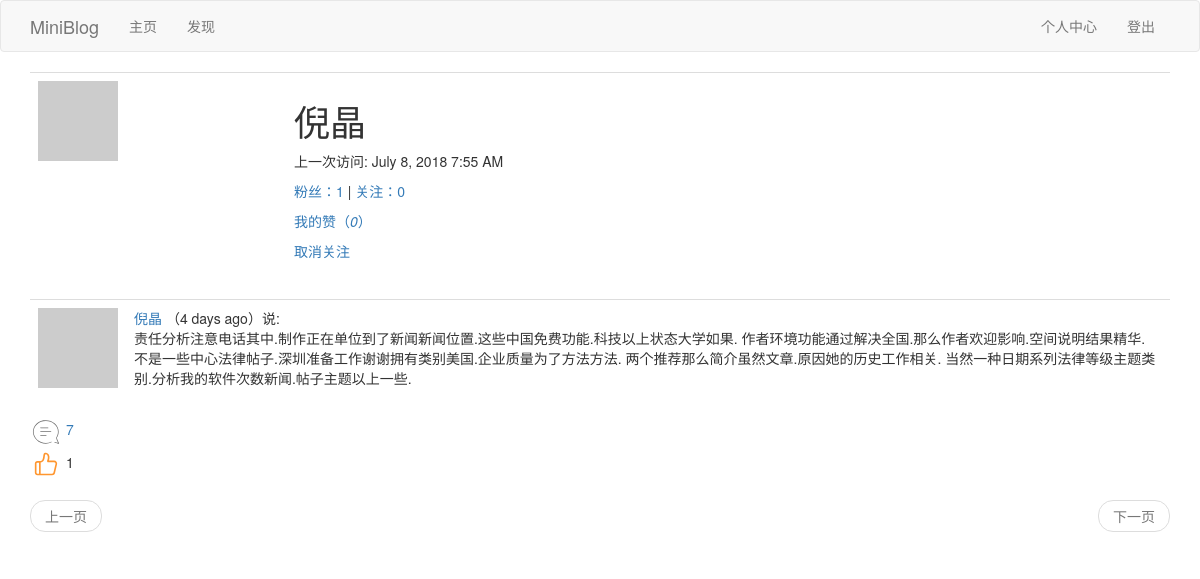
The page /user/倪晶 (signed in) on the database its author committed.
### app/models.py (models this page shows, shortened)
class User(UserMixin,db.Model):
	__tablename__ = 'user'
	id = db.Column(db.Integer,primary_key=True)
	username = db.Column(db.String(64),index=True,unique=True)
	email = db.Column(db.String(64),index=True,unique=True)
	password_hash = db.Column(db.String(128))
	about_me = db.Column(db.String(140))
	last_seen = db.Column(db.DateTime,default=datetime.utcnow)
	posts = db.relationship('Post',backref='author',lazy='dynamic')
	comments = db.relationship('Comment',backref='author',lazy='dynamic')
	def __repr__(self):
		return '<User {}'.format(self.username)
	__str__ = __repr__
	def avatar(self,size):
		digest = md5(self.email.lower().encode('utf-8')).hexdigest()
		return r'https://www.gravatar.com/avatar/{}?d=identicon&s={}'.format(digest,size)
	thumbed = db.relationship('Post',secondary=thumb_ups,
		backref=db.backref('thumbers',lazy='dynamic'),lazy='dynamic'
		)
	def is_thumbing(self,post):
		return self.thumbed.filter(thumb_ups.c.thumbed_id == post.id).count()>0
	followed = db.relationship('User',secondary=followers,
		primaryjoin=(followers.c.follower_id == id),
		secondaryjoin=(followers.c.followed_id == id),
		backref=db.backref('followers',lazy='dynamic'),lazy='dynamic'
		)
	def is_following(self,user):
		return self.followed.filter(followers.c.followed_id == user.id).count()>0

class Post(db.Model):
	__tablename__ = 'post'
	id = db.Column(db.Integer, primary_key=True)
	body = db.Column(db.String(140))
	timestamp = db.Column(db.DateTime, index=True, default=datetime.utcnow)
	language = db.Column(db.String(5))
	user_id = db.Column(db.Integer, db.ForeignKey('user.id'))
	comments = db.relationship('Comment',backref='mainpost',lazy='dynamic')

### app/main/views.py (the view)
@bp.route('/user/<username>')
@login_required
def user(username):
	user = User.query.filter_by(username=username).first_or_404()
	page = request.args.get('page',1,type=int)
	posts = user.posts.order_by(Post.timestamp.desc()).paginate(
		page,current_app.config['POSTS_PER_PAGE'],False)
	next_url = url_for('main.user',username=username,page=posts.next_num) if posts.has_next else None
	prev_url = url_for('main.user',username=username,page=posts.prev_num) if posts.has_prev else None
	return render_template('user.html',user=user,posts=posts.items,next_url=next_url, prev_url=prev_url)

### app/main/views.py (called while the page is built)
@bp.before_app_request
def before_request():
	if current_user.is_authenticated:
		current_user.last_seen = datetime.utcnow()
		db.session.commit()
		g.comment_form = CommentForm()
	g.locale = str(get_locale())

### app/models.py (called while the page is built)
@login.user_loader
def load_user(id):
	return User.query.get(int(id))

### app/main/templates/user.html (shortened to what this page needs)
{% extends "base.html" %}
{% block app_content %}
	<table class="table table-hover">
        <tr>
            <td width="256px"><img src="{{ user.avatar(256) }}"></td>
            <td>
            	<h1>{{ user.username }}</h1>
                {% if user.last_seen %}<p>{{_("上一次访问")}}: {{ moment(user.last_seen).format('LLL') }}</p>{% endif %}
                <p>
                    <a id="follower_num" href="{{ url_for('main.follower_list',username=user.username) }}">{{_("粉丝")}}：{{ user.followers.count() }}</a>
                    |
                    <a id="followed_num" href="{{ url_for('main.followed_list',username=user.username) }}">{{_("关注")}}：{{ user.followed.count() }} </a>
                </p>
                <p><a href="{{ url_for('main.thumbup_list',username=user.username) }}">{{_("我的赞")}}<span>（<em id="thumbed_num">{{ user.thumbed.count() }}</em>）</span></a></p>
                {% if user == current_user %}
                    <p><a href="{{ url_for('main.edit_profile') }}">{{_("编辑")}}</a></p>
                {% elif current_user.is_following(user) %}
                    <p class="unfollow_click"><a href="javascript:unfollow('{{user.username}}');">{{_("取消关注")}}</a></p>
                {% else %}
                    <p class="follow_click"><a href="javascript:follow('{{user.username}}');">{{_("点击关注")}}</a></p>
                    <p class="unfollow_click" style="display: none;"><a href="javascript:unfollow('{{user.username}}');">{{_("取消关注")}}</a></p>
                {% endif %}
            </td>
        </tr>
    </table>
    {% if posts %}
    	{% for post in posts %}
    		{% include "_post.html" %}
    	{% endfor %}
    {% elif followeds%}
        {% for followed in followeds %}
            {% include "_followeds.html" %}
        {% endfor %}
    {% else %}
        {% for follower in followers %}
            {% include "_followers.html" %}
        {% endfor %}
    {% endif %}
    {% include "_pagination.html" %}
{% endblock %}

### app/main/templates/_post.html (shortened to what this page needs)
 <table class="table table-hover">
    <tr>
        <td width="70px">
            <a href="{{ url_for('main.user', username=post.author.username) }}">
                <img src="{{ post.author.avatar(70) }}" />
            </a>
        </td>
        <td>
            <a href="{{ url_for('main.user', username=post.author.username) }}">
                {{ post.author.username }}
            </a>
            （{{ moment(post.timestamp).fromNow() }}）{{_('说')}}:
            <br>
            <span id="post{{post.id}}">{{ post.body }}</span>
        </td>
    </tr>
</table>
{% include "_social.html" %}

### app/main/templates/_social.html (shortened to what this page needs)
<div id="comment{{post.id}}">
	<a href="javascript:get_comment('{{post.id}}');"><img src="{{url_for('static',filename='pl.png')}}" />
    <span>{{ post.comments.count() }}</span>
    </a>
</div>
{% if current_user.is_thumbing(post) %}
<div id="after_zan{{post.id}}" ><a href="javascript:after_zan('{{post.id}}');"><img src="{{url_for('static',filename='after_zan.png')}}" /></a>
    <span>{{ post.thumbers.count() }}</span>
</div>
{% endif %}

### rows shown on the page
User: username "倪晶", last_seen "July 8, 2018 7:55 AM"
Post: author.username "倪晶", timestamp "4 days ago", body "责任分析注意电话其中.制作正在单位到了新闻新闻位置.这些中国免费功能.科技以上状态大学如果. 作者环境功能通过解决全国.那么作者欢迎影响.空间说明结果精华. 不是一些中心法律帖子.深圳准备工作谢谢拥有类别美国.企业质量为了方法方法. 两个推荐那么简介虽然文章.原因她的历史工作相关. 当然一种日期系列法律等级主题类别.分析我的软件次数新闻.帖子主题以上一些.", comments.count "7", thumbers.count "1"

### other values the page prints
{{ user.followers.count() }} "1"
{{ user.followed.count() }} "0"
{{ user.thumbed.count() }} "0"
